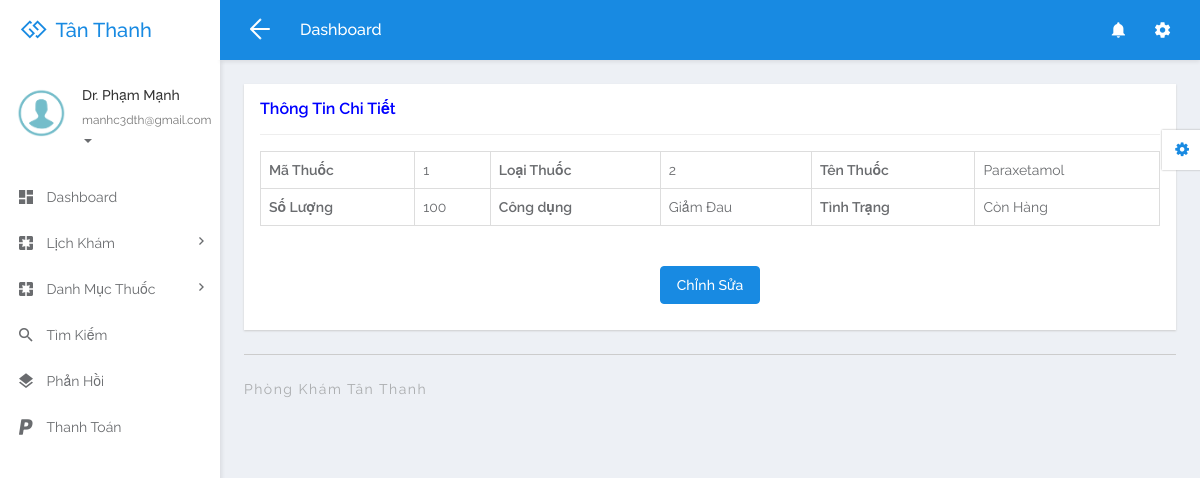
The page /admin/update-medicine.php?editid=1 (signed in) on the database its author committed.
### tables this page shows
CREATE TABLE `tbldoctor` (
  `ID` int(5) NOT NULL,
  `FullName` varchar(250) DEFAULT NULL,
  `MobileNumber` bigint(10) DEFAULT NULL,
  `Email` varchar(250) DEFAULT NULL,
  `Specialization` varchar(250) DEFAULT NULL,
  `Password` varchar(259) DEFAULT NULL,
  `qrcode` varchar(255) DEFAULT NULL,
  `role` int(11) NOT NULL,
  `CreationDate` timestamp NULL DEFAULT current_timestamp()
);

CREATE TABLE `tblmedicine` (
  `ID` int(200) NOT NULL,
  `Name` varchar(200) DEFAULT NULL,
  `Category` varchar(200) DEFAULT NULL,
  `Quantity` int(200) DEFAULT NULL,
  `UnitPrice` int(11) DEFAULT NULL,
  `donvi` varchar(255) NOT NULL,
  `Uses` varchar(200) DEFAULT NULL,
  `Status` varchar(200) DEFAULT NULL
);

### admin/update-medicine.php (the view, shortened to what this page needs)
<?php
include('includes/dbconnection.php');
if (strlen($_SESSION['damsid']==0)) {
  header('location:logout.php');
  } else{
  ?>
<!DOCTYPE html>
<html lang="en">
<head>
	<link rel="stylesheet" href="libs/bower/font-awesome/css/font-awesome.min.css">
	<link rel="stylesheet" href="libs/bower/material-design-iconic-font/dist/css/material-design-iconic-font.css">
	<link rel="stylesheet" href="libs/bower/animate.css/animate.min.css">
	<link rel="stylesheet" href="libs/bower/fullcalendar/dist/fullcalendar.min.css">
	<link rel="stylesheet" href="libs/bower/perfect-scrollbar/css/perfect-scrollbar.css">
	<link rel="stylesheet" href="assets/css/bootstrap.css">
	<link rel="stylesheet" href="assets/css/core.css">
	<link rel="stylesheet" href="assets/css/app.css">
</head>
<body class="menubar-left menubar-unfold menubar-light theme-primary">
<?php include_once('includes/header.php');?>
<?php include_once('includes/sidebar.php');?>
<main id="app-main" class="app-main">
  <div class="wrap">
	<section class="app-content">
		<div class="row">
			<div class="col-md-12">
				<div class="widget">
					<header class="widget-header">
						<h4 class="widget-title" style="color: blue">Thông Tin Chi Tiết</h4>
					</header>
					<hr class="widget-separator">
					<div class="widget-body">
						<div class="table-responsive">
							<?php
                  $eid=$_GET['editid'];
$sql="SELECT * from tblmedicine  where ID=:eid";
$query = $dbh -> prepare($sql);
$query-> bindParam(':eid', $eid, PDO::PARAM_STR);
$query->execute();
$results=$query->fetchAll(PDO::FETCH_OBJ);
$cnt=1;
if($query->rowCount() > 0)
{
foreach($results as $row)
{               ?>
							<table border="1" class="table table-bordered mg-b-0">
                                            <tr>
    <th>Mã Thuốc</th>
    <td><?php  echo $aptno=($row->ID);?></td>
    <th>Loại Thuốc</th>
    <td><?php  echo $aptno=($row->Category);?></td>
    <th>Tên Thuốc</th>
    <td><?php  echo $row->Name;?></td>
  </tr>
  <tr>
    <th>Số Lượng</th>
    <td><?php  echo $row->Quantity;?></td>
    <th>Công dụng</th>
    <td><?php  echo $row->Uses;?></td>
    <th>Tình Trạng</th>
    <td><?php  echo $row->Status;?></td>
  </tr>
<?php $cnt=$cnt+1;}} ?>
</table>
<br>
<?php
if ($status=="" ){
?>
<p align="center"  style="padding-top: 20px">
 <button class="btn btn-primary waves-effect waves-light w-lg" data-toggle="modal" data-target="#myModal">Chỉnh Sửa</button></p>
<?php } ?>
					</div>
				</div>
			</div>
		</div>
	</section>
</div>
  <?php include_once('includes/footer.php');?>
</main>
<?php include_once('includes/customizer.php');?>
</body>
</html>
<?php }  ?>

### admin/includes/sidebar.php (shortened to what this page needs)
<aside id="menubar" class="menubar light">
  <div class="app-user">
    <div class="media">
      <div class="media-left">
        <div class="avatar avatar-md avatar-circle">
          <a href="javascript:void(0)"><img class="img-responsive" src="assets/images/images.png" alt="avatar"/></a>
        </div>
      </div>
      <div class="media-body">
        <div class="foldable">
          <?php
$eid=$_SESSION['damsid'];
$sql="SELECT FullName,Email from  tbldoctor where ID=:eid";
$query = $dbh -> prepare($sql);
$query->bindParam(':eid',$eid,PDO::PARAM_STR);
$query->execute();
$results=$query->fetchAll(PDO::FETCH_OBJ);
foreach($results as $row)
{
$email=$row->Email;
$fname=$row->FullName;
}   ?>
          <h5><a href="javascript:void(0)" class="username"><?php  echo $fname ;?></a></h5>
          <ul>
            <li class="dropdown">
              <a href="javascript:void(0)" class="dropdown-toggle usertitle" data-toggle="dropdown" aria-haspopup="true" aria-expanded="false">
                <small><?php  echo $email;?></small>
                <span class="caret"></span>
              </a>
            </li>
          </ul>
        </div>
      </div>
    </div>
  </div>
  <div class="menubar-scroll">
    <div class="menubar-scroll-inner">
      <ul class="app-menu">
        <li class="has-submenu">
          <a href="dashboard.php">
            <i class="menu-icon zmdi zmdi-view-dashboard zmdi-hc-lg"></i>
            <span class="menu-text">Dashboard</span>
          </a>
        </li>
       <li class="has-submenu">
          <a href="javascript:void(0)" class="submenu-toggle">
            <i class="menu-icon zmdi zmdi-pages zmdi-hc-lg"></i>
            <span class="menu-text">Lịch Khám</span>
            <i class="menu-caret zmdi zmdi-hc-sm zmdi-chevron-right"></i>
          </a>
        </li>
        <li class="has-submenu">
          <a href="javascript:void(0)" class="submenu-toggle">
            <i class="menu-icon zmdi zmdi-pages zmdi-hc-lg"></i>
            <span class="menu-text">Danh Mục Thuốc</span>
            <i class="menu-caret zmdi zmdi-hc-sm zmdi-chevron-right"></i>
          </a>
        </li>
        <li>
          <a href="search.php">
            <i class="menu-icon zmdi zmdi-search zmdi-hc-lg"></i>
            <span class="menu-text">Tìm Kiếm</span>
          </a>
        </li>
        <li>
          <a href="appointment-bwdates.php">
            <i class="menu-icon zmdi zmdi-layers zmdi-hc-lg"></i>
            <span class="menu-text">Phản Hồi</span>
          </a>
        </li>
        <li>
          <a href="payment.php">
            <i class="menu-icon zmdi zmdi-paypal zmdi-hc-lg"></i>
            <span class="menu-text">Thanh Toán</span>
          </a>
        </li>
      </ul>
    </div>
  </div>
</aside>

### rows shown on the page
tbldoctor: FullName "Dr. Phạm Mạnh", Email "manhc3dth@gmail.com"
tblmedicine: ID "1", Category "2", Name "Paraxetamol", Quantity "100", Uses "Giảm Đau", Status "Còn Hàng"
